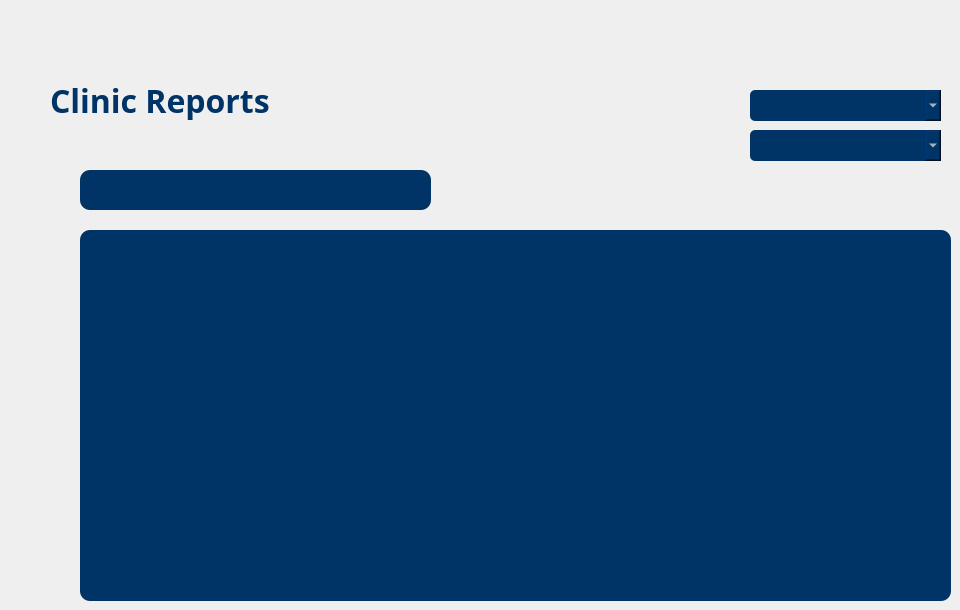
    <widget class="QWidget" name="pageReports">
     <widget class="QLabel" name="label_Reports">
      <property name="geometry">
       <rect>
        <x>50</x>
        <y>80</y>
        <width>350</width>
        <height>40</height>
       </rect>
      </property>
      <property name="font">
       <font>
        <family>Arial Black</family>
        <pointsize>24</pointsize>
        <weight>75</weight>
        <bold>true</bold>
       </font>
      </property>
      <property name="styleSheet">
       <string notr="true">color: rgb(0, 51, 102);</string>
      </property>
      <property name="text">
       <string>Clinic Reports</string>
      </property>
     </widget>
     <widget class="QComboBox" name="reportType">
      <property name="geometry">
       <rect>
        <x>750</x>
        <y>90</y>
        <width>191</width>
        <height>31</height>
       </rect>
      </property>
      <property name="font">
       <font>
        <family>Arial</family>
        <pointsize>10</pointsize>
        <weight>75</weight>
        <bold>true</bold>
       </font>
      </property>
      <property name="autoFillBackground">
       <bool>false</bool>
      </property>
      <property name="styleSheet">
       <string notr="true">background-color: rgb(0, 51, 102);
color: white;
border-radius: 5px;</string>
      </property>
      <property name="editable">
       <bool>false</bool>
      </property>
      <property name="currentText">
       <string/>
      </property>
     </widget>
     <widget class="QLabel" name="reportTypeName">
      <property name="geometry">
       <rect>
        <x>80</x>
        <y>170</y>
        <width>351</width>
        <height>40</height>
       </rect>
      </property>
      <property name="font">
       <font>
        <family>Arial Black</family>
        <pointsize>16</pointsize>
        <weight>75</weight>
        <bold>true</bold>
       </font>
      </property>
      <property name="styleSheet">
       <string notr="true">background-color: rgb(0, 51, 102);
color: white;
border-radius: 10px;</string>
      </property>
      <property name="text">
       <string/>
      </property>
      <property name="indent">
       <number>20</number>
      </property>
     </widget>
     <widget class="QTableWidget" name="tableWidgetReport">
      <property name="geometry">
       <rect>
        <x>80</x>
        <y>230</y>
        <width>871</width>
        <height>371</height>
       </rect>
      </property>
      <property name="styleSheet">
       <string notr="true">background-color: rgb(0, 51, 102);
color: white;
border-radius: 10px;</string>
      </property>
     </widget>
     <widget class="QComboBox" name="reportDateRange">
      <property name="geometry">
       <rect>
        <x>750</x>
        <y>130</y>
        <width>191</width>
        <height>31</height>
       </rect>
      </property>
      <property name="font">
       <font>
        <family>Arial</family>
        <pointsize>10</pointsize>
        <weight>75</weight>
        <bold>true</bold>
       </font>
      </property>
      <property name="autoFillBackground">
       <bool>false</bool>
      </property>
      <property name="styleSheet">
       <string notr="true">background-color: rgb(0, 51, 102);
color: white;
border-radius: 5px;</string>
      </property>
      <property name="editable">
       <bool>false</bool>
      </property>
     </widget>
    </widget>
